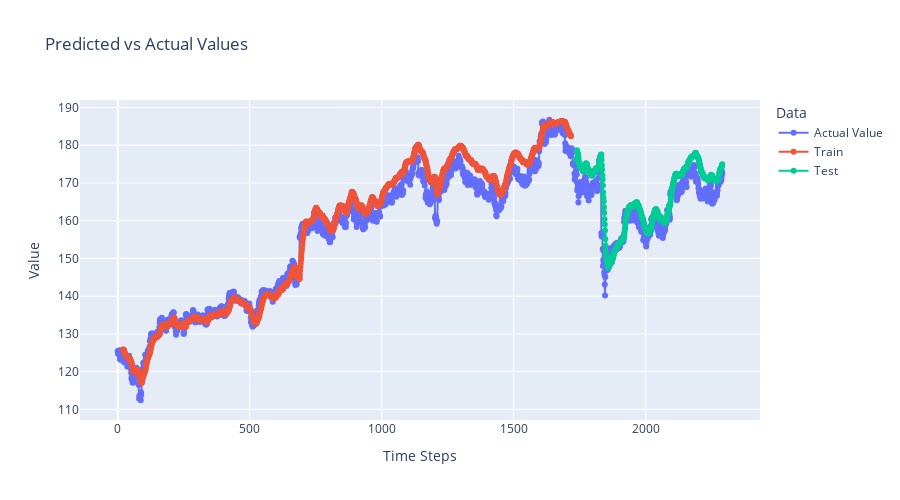

This figure's notebook cell:
### Code cell
import plotly.graph_objs as go
import plotly.express as px

%matplotlib qt5

# Create the interactive plot
fig = go.Figure()

# Add the 'Actual Value' plot with markers
fig.add_trace(go.Scatter(
    y=scaler.inverse_transform(df_2).flatten(),  # Flatten in case of a 2D array
    mode='lines+markers',  # Line with markers
    marker=dict(symbol='circle', size=6),  # Customize the marker shape and size
    name='Actual Value'
))

# Add the 'Train' plot with markers
fig.add_trace(go.Scatter(
    y=trainPredictPlot.flatten(),  # Assuming it's already inverse transformed and flattened
    mode='lines+markers',  # Line with markers
    marker=dict(symbol='circle', size=6),  # Customize the marker shape and size
    name='Train'
))

# Add the 'Test' plot with markers
fig.add_trace(go.Scatter(
    y=testPredictPlot.flatten(),  # Assuming it's already inverse transformed and flattened
    mode='lines+markers',  # Line with markers
    marker=dict(symbol='circle', size=6),  # Customize the marker shape and size
    name='Test'
))

# Customize the layout of the figure
fig.update_layout(
    title="Predicted vs Actual Values",
    xaxis_title="Time Steps",
    yaxis_title="Value",
    legend_title="Data",
    width=900,
    height=500
)

# Show the interactive plot
#fig.show()

### Figure 1 — Plotly figure (JSON) as saved in the notebook; plotly's stock layout.template omitted (floating-point values rounded to 4 significant figures; data arrays with more than 128 entries replaced by an {"elided": "..."} marker saying what was removed)
{"data": [{"marker": {"size": 6, "symbol": "circle"}, "mode": "lines+markers", "name": "Actual Value", "type": "scatter", "y": {"elided": "2291 float values"}}, {"marker": {"size": 6, "symbol": "circle"}, "mode": "lines+markers", "name": "Train", "type": "scatter", "y": {"elided": "2291 float values"}}, {"marker": {"size": 6, "symbol": "circle"}, "mode": "lines+markers", "name": "Test", "type": "scatter", "y": {"elided": "2291 float values"}}], "layout": {"height": 500, "legend": {"title": {"text": "Data"}}, "title": {"text": "Predicted vs Actual Values"}, "width": 900, "xaxis": {"title": {"text": "Time Steps"}}, "yaxis": {"title": {"text": "Value"}}}}
